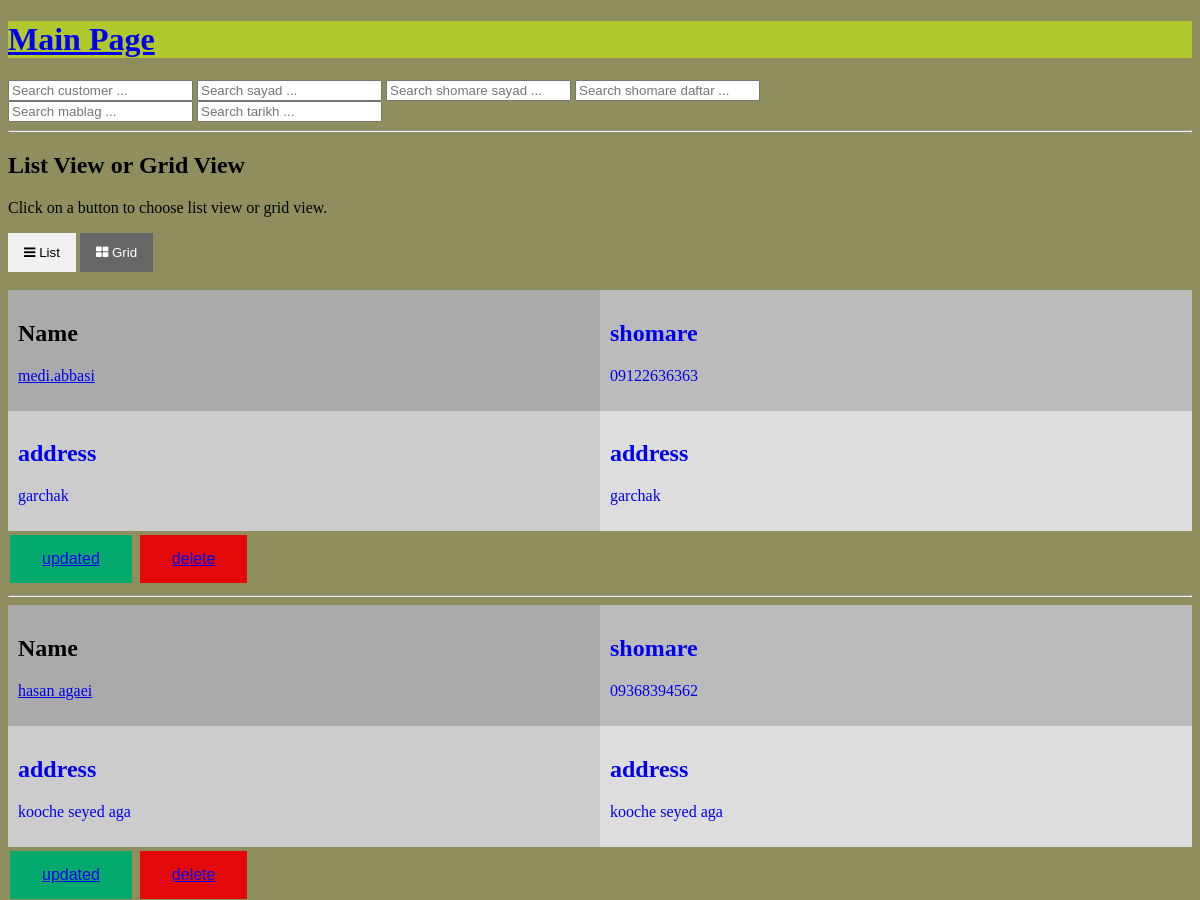
Page /customer/home/ (upper part) on the earlier database version.
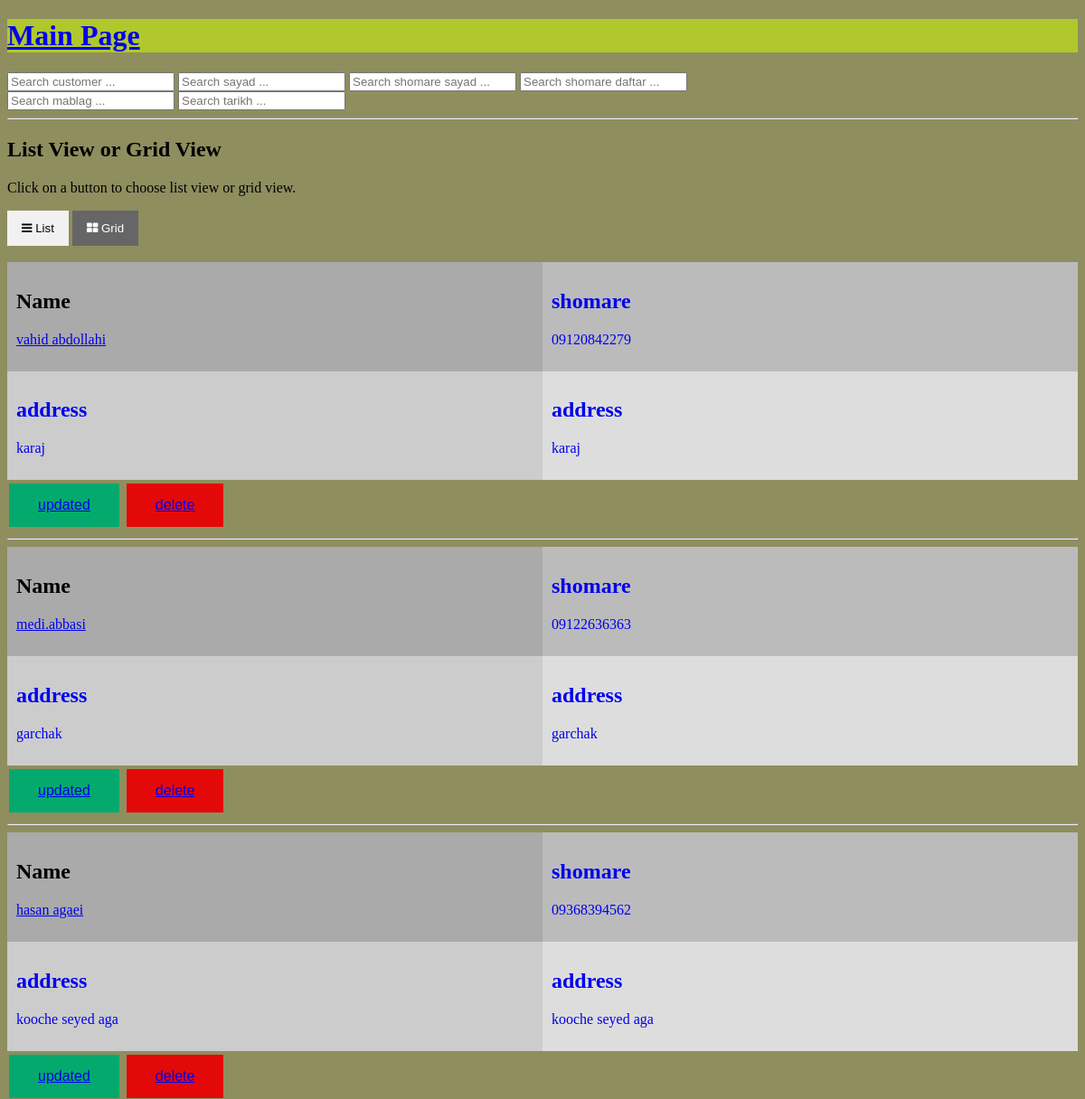
Same page on the later database version.
### customer0/models.py (models this page shows, shortened)
class Moshtary(models.Model):
    name = models.CharField(max_length=50)
    kode_meli = models.CharField(max_length=16, blank =True, null = True)
    shomare = models.CharField(max_length=16)
    address = models.TextField()
    sagfe_etebar = models.CharField(max_length=16)
    class Meta:
        ordering = ['-name', ]

### customer0/views.py (the view)
# urls.py: path('home/', views.kole_customer_ha, name='home'),
def kole_customer_ha(request):
    customers = Moshtary.objects.all()
    customer_count = Moshtary.objects.all().count()
    content = ({'customers': customers, 'customer_count':customer_count})
    return render(request, 'customer0/home.html', content)

### customer0/templates/customer0/home.html (shortened to what this page needs)
{% extends 'main.html' %}
{% block content %}
<!DOCTYPE html>
<html>
<head>
<link rel="stylesheet" href="https://cdnjs.cloudflare.com/ajax/libs/font-awesome/4.7.0/css/font-awesome.min.css">
</head>
<body>
<h2>List View or Grid View</h2>
<p>Click on a button to choose list view or grid view.</p>
<div id="btnContainer">
  <button class="btn" onclick="listView()"><i class="fa fa-bars"></i> List</button>
  <button class="btn active" onclick="gridView()"><i class="fa fa-th-large"></i> Grid</button>
</div>
<br>
{% for customer in customers %}
<div class="row">
  <div class="column" style="background-color:#aaa;">
    <h2>
        Name
    </h2>
    <p><a href = "{% url 'customer:profile' customer.id %}"> {{customer.name}}</p>
  </div>
  <div class="column" style="background-color:#bbb;">
    <h2>shomare</h2>
    <p>{{customer.shomare}}</p>
  </div>
</div>
<div class="row">
  <div class="column" style="background-color:#ccc;">
    <h2>address</h2>
    <p>{{customer.address}}</p>
  </div>
  <div class="column" style="background-color:#ddd;">
    <h2>address</h2>
    <p>{{customer.address}}</p>
  </div>
</div>
    <button class="button button1">
        <a href = "{% url 'customer:update' customer.id %}"> updated </a>
    </button>
    <button class="button button2">
        <a href = "{% url 'customer:delete' customer.id %}"> delete </a>
    </button><hr>
{% endfor %}
</body>
</html>
{% endblock content %}

Differences in the rows shown:
added Moshtary: name "vahid abdollahi", shomare "09120842279", address "karaj"
